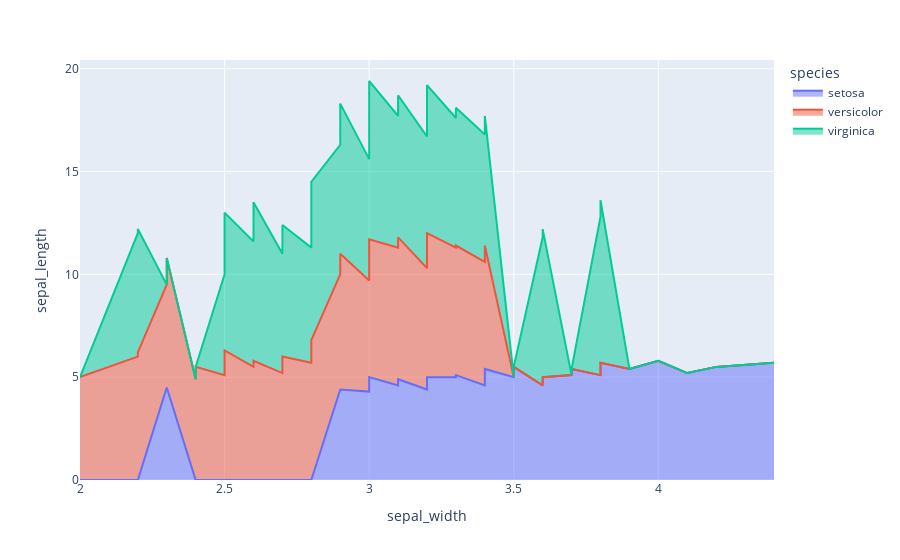

Notebook cell for this chart:
### Code cell
df_area=df.sort_values(by=['sepal_length'])

fig9=px.area(df_area,x='sepal_width',y='sepal_length',color='species')
fig9.show() 
fig9.write_html('fig9.html')
fig9.write_image('fig9.png',scale=3)

### Figure 1 — Plotly figure (JSON) as saved in the notebook; plotly's stock layout.template omitted (floating-point values rounded to 4 significant figures)
{"data": [{"fillpattern": {"shape": ""}, "hovertemplate": "species=setosa<br>sepal_width=%{x}<br>sepal_length=%{y}<extra></extra>", "legendgroup": "setosa", "line": {"color": "#636efa"}, "marker": {"symbol": "circle"}, "mode": "lines", "name": "setosa", "orientation": "v", "showlegend": true, "stackgroup": "1", "type": "scatter", "x": [3.0, 2.9, 3.2, 3.0, 2.3, 3.6, 3.1, 3.4, 3.2, 3.2, 3.2, 3.0, 3.1, 3.4, 3.4, 3.0, 3.6, 3.1, 3.0, 3.1, 3.5, 3.3, 3.4, 3.4, 3.6, 3.2, 3.0, 3.5, 3.5, 3.8, 3.3, 3.5, 3.8, 3.4, 3.7, 3.8, 3.5, 4.1, 3.4, 3.7, 3.9, 3.4, 3.7, 3.4, 3.9, 4.2, 3.5, 4.4, 3.8, 4.0], "xaxis": "x", "y": [4.3, 4.4, 4.4, 4.4, 4.5, 4.6, 4.6, 4.6, 4.6, 4.7, 4.7, 4.8, 4.8, 4.8, 4.8, 4.8, 4.9, 4.9, 4.9, 4.9, 5.0, 5.0, 5.0, 5.0, 5.0, 5.0, 5.0, 5.0, 5.1, 5.1, 5.1, 5.1, 5.1, 5.1, 5.1, 5.1, 5.2, 5.2, 5.2, 5.3, 5.4, 5.4, 5.4, 5.4, 5.4, 5.5, 5.5, 5.7, 5.7, 5.8], "yaxis": "y"}, {"fillpattern": {"shape": ""}, "hovertemplate": "species=versicolor<br>sepal_width=%{x}<br>sepal_length=%{y}<extra></extra>", "legendgroup": "versicolor", "line": {"color": "#EF553B"}, "marker": {"symbol": "circle"}, "mode": "lines", "name": "versicolor", "orientation": "v", "showlegend": true, "stackgroup": "1", "type": "scatter", "x": [2.4, 2.0, 2.3, 2.5, 2.7, 3.0, 2.3, 2.6, 2.4, 2.4, 2.5, 2.9, 3.0, 2.5, 3.0, 2.7, 2.8, 2.9, 2.8, 3.0, 2.6, 2.7, 2.7, 2.6, 3.2, 3.0, 2.9, 2.2, 3.4, 2.7, 2.8, 2.8, 3.0, 2.9, 2.2, 2.9, 2.5, 3.3, 2.3, 3.2, 2.9, 2.8, 2.9, 3.0, 3.0, 3.1, 3.1, 2.8, 3.1, 3.2], "xaxis": "x", "y": [4.9, 5.0, 5.0, 5.1, 5.2, 5.4, 5.5, 5.5, 5.5, 5.5, 5.5, 5.6, 5.6, 5.6, 5.6, 5.6, 5.7, 5.7, 5.7, 5.7, 5.7, 5.8, 5.8, 5.8, 5.9, 5.9, 6.0, 6.0, 6.0, 6.0, 6.1, 6.1, 6.1, 6.1, 6.2, 6.2, 6.3, 6.3, 6.3, 6.4, 6.4, 6.5, 6.6, 6.6, 6.7, 6.7, 6.7, 6.8, 6.9, 7.0], "yaxis": "y"}, {"fillpattern": {"shape": ""}, "hovertemplate": "species=virginica<br>sepal_width=%{x}<br>sepal_length=%{y}<extra></extra>", "legendgroup": "virginica", "line": {"color": "#00cc96"}, "marker": {"symbol": "circle"}, "mode": "lines", "name": "virginica", "orientation": "v", "showlegend": true, "stackgroup": "1", "type": "scatter", "x": [2.5, 2.8, 2.5, 2.8, 2.7, 2.7, 3.0, 2.2, 3.0, 3.0, 2.6, 2.8, 3.4, 3.3, 2.7, 2.9, 2.8, 3.4, 2.5, 3.2, 2.7, 3.1, 2.8, 2.8, 3.2, 3.0, 3.0, 3.0, 3.1, 3.3, 2.5, 3.0, 3.3, 3.0, 3.2, 3.1, 3.1, 3.2, 3.0, 3.0, 3.2, 3.6, 2.9, 2.8, 3.0, 2.8, 3.8, 2.6, 3.0, 3.8], "xaxis": "x", "y": [4.9, 5.6, 5.7, 5.8, 5.8, 5.8, 5.9, 6.0, 6.0, 6.1, 6.1, 6.2, 6.2, 6.3, 6.3, 6.3, 6.3, 6.3, 6.3, 6.4, 6.4, 6.4, 6.4, 6.4, 6.5, 6.5, 6.5, 6.5, 6.7, 6.7, 6.7, 6.7, 6.7, 6.8, 6.8, 6.9, 6.9, 6.9, 7.1, 7.2, 7.2, 7.2, 7.3, 7.4, 7.6, 7.7, 7.7, 7.7, 7.7, 7.9], "yaxis": "y"}], "layout": {"legend": {"title": {"text": "species"}, "tracegroupgap": 0}, "margin": {"t": 60}, "xaxis": {"anchor": "y", "domain": [0, 1], "title": {"text": "sepal_width"}}, "yaxis": {"anchor": "x", "domain": [0, 1], "title": {"text": "sepal_length"}}}}
